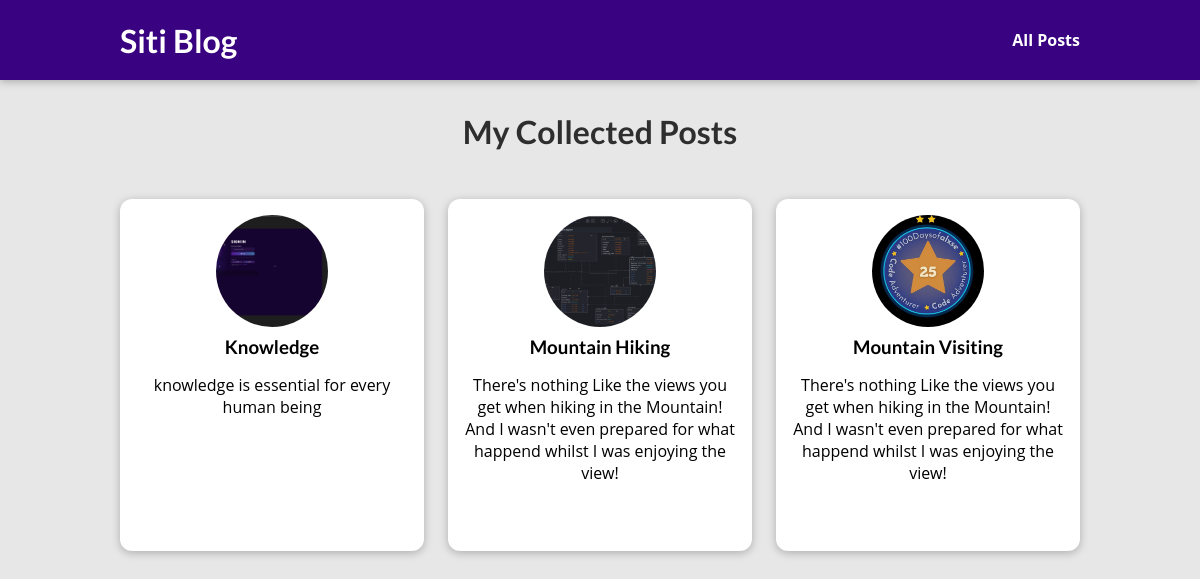
Page /posts on the earlier database version.
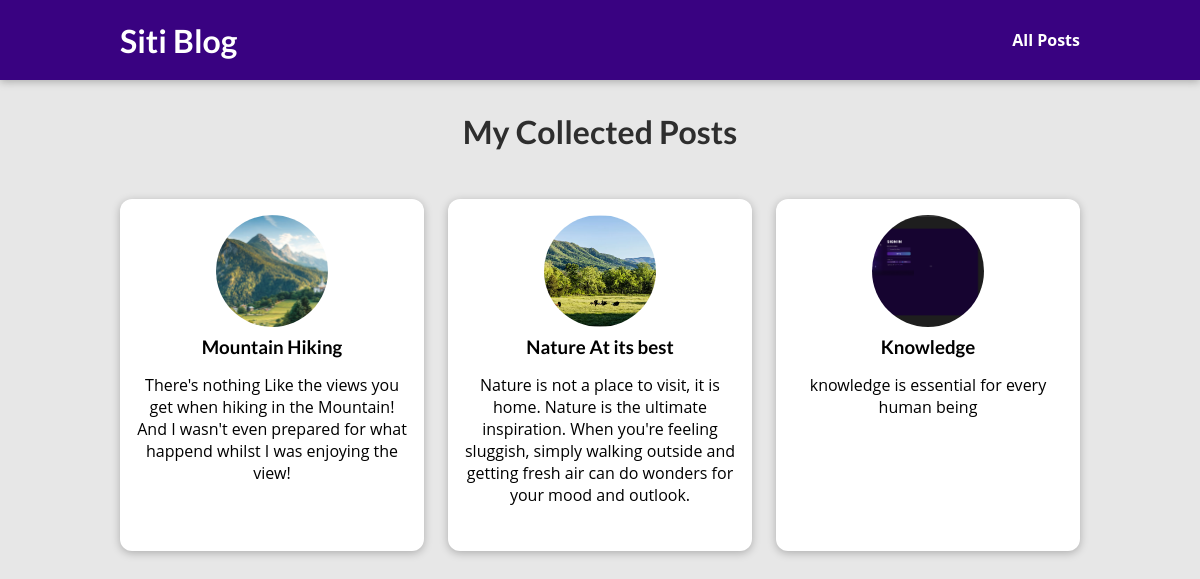
Same page on the later database version.
### blog/models.py (models this page shows)
class Post(models.Model):
    title = models.CharField(max_length=250)
    excerpt = models.CharField(max_length=300)
    image_name = models.CharField(max_length=100)
    date = models.DateField(auto_now=True)
    slug = models.SlugField(unique=True, db_index=True)
    content = models.TextField(validators=[MinLengthValidator(10)])
    author = models.ForeignKey(Author, on_delete=models.SET_NULL, null=True, related_name="posts")
    tag = models.ManyToManyField(Tag)

### blog/views.py (the view)
def posts(request):
    all_post = Post.objects.all().order_by("-date")  # Get all posts from the database
    return render(request, "blog/all_posts.html", {"whole_posts": all_post })

### blog/templates/blog/all_posts.html (shortened to what this page needs)
{% extends "base.html" %}
{% load static %}
{% block css_file %}
    <link rel="stylesheet" href="{% static "blog/post.css" %}" />
    <link rel="stylesheet" href="{% static "blog/all_posts.css" %}" />
{% endblock%}
{% block content%}
    <section id="all-posts">
        <h2>My Collected Posts</h2>
        <ul>
             {% for post in whole_posts %}
                {% include "blog/includes/post.html" %}
            {% endfor %}
        </ul>
    </section>
{% endblock %}

### blog/templates/blog/includes/post.html (shortened to what this page needs)
{% load static %}
<li>
  <article class="post">
      <a href="{% url "posts_detail" post.slug %}">
        <img src="{% static 'blog/images/'|add:post.image_name %}" alt="{{ post.title }}">
        <div class="post__content">
            <h3>{{ post.title }}</h3>
          <p>
            {{ post.excerpt }}
        </p>
        </div>
    </a>
  </article>
</li>

Differences in the rows shown:
changed Post "Mountain Hiking": image_name: a different picture
changed Post: image_name: a different picture; title "Mountain Visiting" → "Nature At its best"; excerpt "There's nothing Like the views you get when hiking in the Mountain! And I wasn't even prepared for what happend whilst I was enjoying the view!" → "Nature is not a place to visit, it is home. Nature is the ultimate inspiration. When you're feeling sluggish, simply walking outside and getting fresh air can do wonders for your mood and outlook."
shown differently, row unchanged: Post "Knowledge": moves down the list
